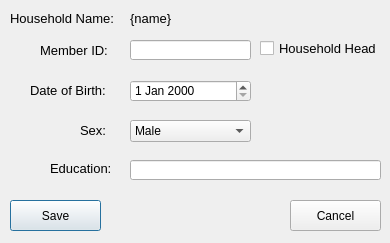
<?xml version="1.0" encoding="UTF-8"?>
<ui version="4.0">
 <class>EditHouseholdMember</class>
 <widget class="QDialog" name="EditHouseholdMember">
  <property name="geometry">
   <rect>
    <x>0</x>
    <y>0</y>
    <width>390</width>
    <height>243</height>
   </rect>
  </property>
  <property name="windowTitle">
   <string>Edit Household Member</string>
  </property>
  <widget class="QPushButton" name="cmdSave">
   <property name="geometry">
    <rect>
     <x>10</x>
     <y>200</y>
     <width>91</width>
     <height>31</height>
    </rect>
   </property>
   <property name="text">
    <string>Save</string>
   </property>
  </widget>
  <widget class="QCheckBox" name="chkHeadHousehold">
   <property name="geometry">
    <rect>
     <x>260</x>
     <y>40</y>
     <width>121</width>
     <height>17</height>
    </rect>
   </property>
   <property name="font">
    <font>
     <pointsize>10</pointsize>
    </font>
   </property>
   <property name="text">
    <string>Household Head</string>
   </property>
  </widget>
  <widget class="QLabel" name="label">
   <property name="geometry">
    <rect>
     <x>10</x>
     <y>10</y>
     <width>111</width>
     <height>16</height>
    </rect>
   </property>
   <property name="font">
    <font>
     <pointsize>10</pointsize>
    </font>
   </property>
   <property name="text">
    <string>Household Name:</string>
   </property>
  </widget>
  <widget class="QDateEdit" name="dtpDOB">
   <property name="geometry">
    <rect>
     <x>130</x>
     <y>80</y>
     <width>121</width>
     <height>22</height>
    </rect>
   </property>
  </widget>
  <widget class="QLabel" name="label_3">
   <property name="geometry">
    <rect>
     <x>30</x>
     <y>80</y>
     <width>81</width>
     <height>21</height>
    </rect>
   </property>
   <property name="font">
    <font>
     <pointsize>10</pointsize>
    </font>
   </property>
   <property name="text">
    <string>Date of Birth:</string>
   </property>
  </widget>
  <widget class="QLabel" name="label_2">
   <property name="geometry">
    <rect>
     <x>40</x>
     <y>40</y>
     <width>71</width>
     <height>21</height>
    </rect>
   </property>
   <property name="font">
    <font>
     <pointsize>10</pointsize>
    </font>
   </property>
   <property name="text">
    <string>Member ID:</string>
   </property>
  </widget>
  <widget class="QLineEdit" name="txtMemberID">
   <property name="geometry">
    <rect>
     <x>130</x>
     <y>40</y>
     <width>121</width>
     <height>20</height>
    </rect>
   </property>
  </widget>
  <widget class="QLabel" name="label_4">
   <property name="geometry">
    <rect>
     <x>80</x>
     <y>120</y>
     <width>31</width>
     <height>21</height>
    </rect>
   </property>
   <property name="font">
    <font>
     <pointsize>10</pointsize>
    </font>
   </property>
   <property name="text">
    <string>Sex:</string>
   </property>
  </widget>
  <widget class="QComboBox" name="cboSex">
   <property name="geometry">
    <rect>
     <x>130</x>
     <y>120</y>
     <width>121</width>
     <height>22</height>
    </rect>
   </property>
   <item>
    <property name="text">
     <string>Male</string>
    </property>
   </item>
   <item>
    <property name="text">
     <string>Female</string>
    </property>
   </item>
  </widget>
  <widget class="QLabel" name="lblHouseholdName">
   <property name="geometry">
    <rect>
     <x>130</x>
     <y>10</y>
     <width>251</width>
     <height>16</height>
    </rect>
   </property>
   <property name="sizePolicy">
    <sizepolicy hsizetype="Expanding" vsizetype="Preferred">
     <horstretch>0</horstretch>
     <verstretch>0</verstretch>
    </sizepolicy>
   </property>
   <property name="font">
    <font>
     <pointsize>10</pointsize>
    </font>
   </property>
   <property name="text">
    <string>{name}</string>
   </property>
  </widget>
  <widget class="QLabel" name="label_5">
   <property name="geometry">
    <rect>
     <x>50</x>
     <y>160</y>
     <width>61</width>
     <height>16</height>
    </rect>
   </property>
   <property name="font">
    <font>
     <pointsize>10</pointsize>
    </font>
   </property>
   <property name="text">
    <string>Education:</string>
   </property>
  </widget>
  <widget class="QLineEdit" name="txtEducation">
   <property name="geometry">
    <rect>
     <x>130</x>
     <y>160</y>
     <width>251</width>
     <height>20</height>
    </rect>
   </property>
  </widget>
  <widget class="QPushButton" name="cmdCancel">
   <property name="geometry">
    <rect>
     <x>290</x>
     <y>200</y>
     <width>91</width>
     <height>31</height>
    </rect>
   </property>
   <property name="text">
    <string>Cancel</string>
   </property>
  </widget>
 </widget>
 <resources/>
 <connections/>
</ui>
